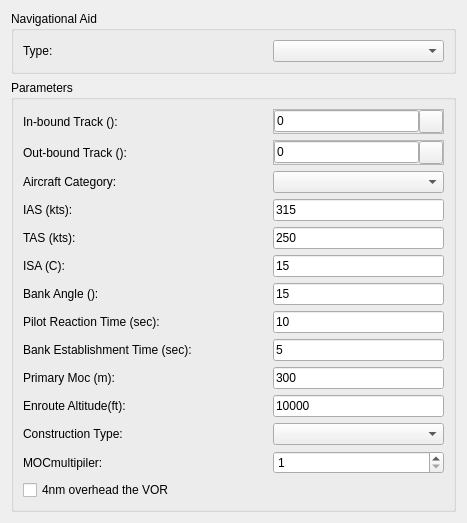
<?xml version="1.0" encoding="UTF-8"?>
<ui version="4.0">
 <class>Form</class>
 <widget class="QWidget" name="Form">
  <property name="geometry">
   <rect>
    <x>0</x>
    <y>0</y>
    <width>467</width>
    <height>476</height>
   </rect>
  </property>
  <property name="font">
   <font>
    <family>Arial</family>
    <weight>50</weight>
    <bold>false</bold>
   </font>
  </property>
  <property name="windowTitle">
   <string>Form</string>
  </property>
  <layout class="QVBoxLayout" name="verticalLayout">
   <item>
    <widget class="QGroupBox" name="gbNavAid">
     <property name="title">
      <string>Navigational Aid</string>
     </property>
     <layout class="QVBoxLayout" name="verticalLayoutNavAid">
      <item>
       <widget class="QFrame" name="frameNavAidType">
        <property name="frameShape">
         <enum>QFrame::NoFrame</enum>
        </property>
        <property name="frameShadow">
         <enum>QFrame::Raised</enum>
        </property>
        <layout class="QHBoxLayout" name="horizontalLayout_62">
         <property name="spacing">
          <number>0</number>
         </property>
         <property name="margin">
          <number>0</number>
         </property>
         <item>
          <widget class="QLabel" name="label_70">
           <property name="minimumSize">
            <size>
             <width>250</width>
             <height>0</height>
            </size>
           </property>
           <property name="font">
            <font>
             <weight>50</weight>
             <bold>false</bold>
            </font>
           </property>
           <property name="text">
            <string>Type:</string>
           </property>
          </widget>
         </item>
         <item>
          <widget class="QComboBox" name="cmbNavAidType">
           <property name="sizePolicy">
            <sizepolicy hsizetype="Expanding" vsizetype="Fixed">
             <horstretch>0</horstretch>
             <verstretch>0</verstretch>
            </sizepolicy>
           </property>
           <property name="font">
            <font>
             <weight>50</weight>
             <bold>false</bold>
            </font>
           </property>
          </widget>
         </item>
        </layout>
       </widget>
      </item>
     </layout>
    </widget>
   </item>
   <item>
    <widget class="QGroupBox" name="gbParameters">
     <property name="font">
      <font>
       <family>Arial</family>
       <weight>50</weight>
       <bold>false</bold>
      </font>
     </property>
     <property name="title">
      <string>Parameters</string>
     </property>
     <layout class="QVBoxLayout" name="vl_gbParameters">
      <item>
       <widget class="QFrame" name="frameInTrack">
        <property name="frameShape">
         <enum>QFrame::NoFrame</enum>
        </property>
        <property name="frameShadow">
         <enum>QFrame::Raised</enum>
        </property>
        <layout class="QHBoxLayout" name="horizontalLayout_64">
         <property name="spacing">
          <number>0</number>
         </property>
         <property name="margin">
          <number>0</number>
         </property>
         <item>
          <widget class="QLabel" name="label_72">
           <property name="minimumSize">
            <size>
             <width>250</width>
             <height>0</height>
            </size>
           </property>
           <property name="font">
            <font>
             <weight>50</weight>
             <bold>false</bold>
            </font>
           </property>
           <property name="text">
            <string>In-bound Track ():</string>
           </property>
          </widget>
         </item>
         <item>
          <widget class="QFrame" name="frameTrack_2">
           <property name="frameShape">
            <enum>QFrame::StyledPanel</enum>
           </property>
           <property name="frameShadow">
            <enum>QFrame::Raised</enum>
           </property>
           <layout class="QHBoxLayout" name="horizontalLayout_11">
            <property name="spacing">
             <number>0</number>
            </property>
            <property name="margin">
             <number>0</number>
            </property>
            <item>
             <widget class="QLineEdit" name="txtInBound">
              <property name="enabled">
               <bool>true</bool>
              </property>
              <property name="font">
               <font>
                <weight>50</weight>
                <bold>false</bold>
               </font>
              </property>
              <property name="text">
               <string>0</string>
              </property>
             </widget>
            </item>
            <item>
             <widget class="QToolButton" name="btnCaptureInBound">
              <property name="text">
               <string/>
              </property>
              <property name="icon">
               <iconset>
                <normaloff>:/gnss_item/coordinate_capture.png</normaloff>:/gnss_item/coordinate_capture.png</iconset>
              </property>
             </widget>
            </item>
           </layout>
          </widget>
         </item>
        </layout>
       </widget>
      </item>
      <item>
       <widget class="QFrame" name="frameOutTrack">
        <property name="frameShape">
         <enum>QFrame::NoFrame</enum>
        </property>
        <property name="frameShadow">
         <enum>QFrame::Raised</enum>
        </property>
        <layout class="QHBoxLayout" name="horizontalLayout_65">
         <property name="spacing">
          <number>0</number>
         </property>
         <property name="margin">
          <number>0</number>
         </property>
         <item>
          <widget class="QLabel" name="label_73">
           <property name="sizePolicy">
            <sizepolicy hsizetype="Fixed" vsizetype="Preferred">
             <horstretch>0</horstretch>
             <verstretch>0</verstretch>
            </sizepolicy>
           </property>
           <property name="minimumSize">
            <size>
             <width>250</width>
             <height>0</height>
            </size>
           </property>
           <property name="font">
            <font>
             <weight>50</weight>
             <bold>false</bold>
            </font>
           </property>
           <property name="text">
            <string>Out-bound Track ():</string>
           </property>
          </widget>
         </item>
         <item>
          <widget class="QFrame" name="frameTrack_3">
           <property name="frameShape">
            <enum>QFrame::StyledPanel</enum>
           </property>
           <property name="frameShadow">
            <enum>QFrame::Raised</enum>
           </property>
           <layout class="QHBoxLayout" name="horizontalLayout_12">
            <property name="spacing">
             <number>0</number>
            </property>
            <property name="margin">
             <number>0</number>
            </property>
            <item>
             <widget class="QLineEdit" name="txtOutBound">
              <property name="enabled">
               <bool>true</bool>
              </property>
              <property name="font">
               <font>
                <weight>50</weight>
                <bold>false</bold>
               </font>
              </property>
              <property name="text">
               <string>0</string>
              </property>
             </widget>
            </item>
            <item>
             <widget class="QToolButton" name="btnCaptureOutBound">
              <property name="text">
               <string/>
              </property>
              <property name="icon">
               <iconset>
                <normaloff>:/gnss_item/coordinate_capture.png</normaloff>:/gnss_item/coordinate_capture.png</iconset>
              </property>
             </widget>
            </item>
           </layout>
          </widget>
         </item>
        </layout>
       </widget>
      </item>
      <item>
       <widget class="QFrame" name="frameAircraftCategory">
        <property name="frameShape">
         <enum>QFrame::NoFrame</enum>
        </property>
        <property name="frameShadow">
         <enum>QFrame::Raised</enum>
        </property>
        <layout class="QHBoxLayout" name="horizontalLayout_61">
         <property name="spacing">
          <number>0</number>
         </property>
         <property name="margin">
          <number>0</number>
         </property>
         <item>
          <widget class="QLabel" name="label_69">
           <property name="minimumSize">
            <size>
             <width>250</width>
             <height>0</height>
            </size>
           </property>
           <property name="font">
            <font>
             <weight>50</weight>
             <bold>false</bold>
            </font>
           </property>
           <property name="text">
            <string>Aircraft Category:</string>
           </property>
          </widget>
         </item>
         <item>
          <widget class="QComboBox" name="cmbAircraftCategory">
           <property name="sizePolicy">
            <sizepolicy hsizetype="Expanding" vsizetype="Fixed">
             <horstretch>0</horstretch>
             <verstretch>0</verstretch>
            </sizepolicy>
           </property>
           <property name="font">
            <font>
             <weight>50</weight>
             <bold>false</bold>
            </font>
           </property>
          </widget>
         </item>
        </layout>
       </widget>
      </item>
      <item>
       <widget class="QFrame" name="frameIas">
        <property name="frameShape">
         <enum>QFrame::NoFrame</enum>
        </property>
        <property name="frameShadow">
         <enum>QFrame::Raised</enum>
        </property>
        <layout class="QHBoxLayout" name="horizontalLayout_60">
         <property name="spacing">
          <number>0</number>
         </property>
         <property name="margin">
          <number>0</number>
         </property>
         <item>
          <widget class="QLabel" name="label_68">
           <property name="minimumSize">
            <size>
             <width>250</width>
             <height>0</height>
            </size>
           </property>
           <property name="font">
            <font>
             <weight>50</weight>
             <bold>false</bold>
            </font>
           </property>
           <property name="text">
            <string>IAS (kts):</string>
           </property>
          </widget>
         </item>
         <item>
          <widget class="QLineEdit" name="txtIas">
           <property name="font">
            <font>
             <weight>50</weight>
             <bold>false</bold>
            </font>
           </property>
           <property name="text">
            <string>315</string>
           </property>
          </widget>
         </item>
        </layout>
       </widget>
      </item>
      <item>
       <widget class="QFrame" name="frameTas">
        <property name="frameShape">
         <enum>QFrame::NoFrame</enum>
        </property>
        <property name="frameShadow">
         <enum>QFrame::Raised</enum>
        </property>
        <layout class="QHBoxLayout" name="horizontalLayoutTas">
         <property name="spacing">
          <number>0</number>
         </property>
         <property name="margin">
          <number>0</number>
         </property>
         <item>
          <widget class="QLabel" name="label_76">
           <property name="minimumSize">
            <size>
             <width>250</width>
             <height>0</height>
            </size>
           </property>
           <property name="font">
            <font>
             <weight>50</weight>
             <bold>false</bold>
            </font>
           </property>
           <property name="text">
            <string>TAS (kts):</string>
           </property>
          </widget>
         </item>
         <item>
          <widget class="QLineEdit" name="txtTas">
           <property name="font">
            <font>
             <weight>50</weight>
             <bold>false</bold>
            </font>
           </property>
           <property name="text">
            <string>250</string>
           </property>
          </widget>
         </item>
        </layout>
       </widget>
      </item>
      <item>
       <widget class="QFrame" name="frameIsa">
        <property name="frameShape">
         <enum>QFrame::NoFrame</enum>
        </property>
        <property name="frameShadow">
         <enum>QFrame::Raised</enum>
        </property>
        <layout class="QHBoxLayout" name="horizontalLayout_72">
         <property name="spacing">
          <number>0</number>
         </property>
         <property name="margin">
          <number>0</number>
         </property>
         <item>
          <widget class="QLabel" name="label_80">
           <property name="minimumSize">
            <size>
             <width>250</width>
             <height>0</height>
            </size>
           </property>
           <property name="font">
            <font>
             <weight>50</weight>
             <bold>false</bold>
            </font>
           </property>
           <property name="text">
            <string>ISA (C):</string>
           </property>
          </widget>
         </item>
         <item>
          <widget class="QLineEdit" name="txtIsa">
           <property name="font">
            <font>
             <weight>50</weight>
             <bold>false</bold>
            </font>
           </property>
           <property name="text">
            <string>15</string>
           </property>
          </widget>
         </item>
        </layout>
       </widget>
      </item>
      <item>
       <widget class="QFrame" name="frameBankAngle">
        <property name="frameShape">
         <enum>QFrame::NoFrame</enum>
        </property>
        <property name="frameShadow">
         <enum>QFrame::Raised</enum>
        </property>
        <layout class="QHBoxLayout" name="horizontalLayoutBankAngle">
         <property name="spacing">
          <number>0</number>
         </property>
         <property name="margin">
          <number>0</number>
         </property>
         <item>
          <widget class="QLabel" name="label_84">
           <property name="minimumSize">
            <size>
             <width>250</width>
             <height>0</height>
            </size>
           </property>
           <property name="font">
            <font>
             <weight>50</weight>
             <bold>false</bold>
            </font>
           </property>
           <property name="text">
            <string>Bank Angle ():</string>
           </property>
          </widget>
         </item>
         <item>
          <widget class="QLineEdit" name="txtBankAngle">
           <property name="font">
            <font>
             <weight>50</weight>
             <bold>false</bold>
            </font>
           </property>
           <property name="text">
            <string>15</string>
           </property>
          </widget>
         </item>
        </layout>
       </widget>
      </item>
      <item>
       <widget class="QFrame" name="framePilotTime">
        <property name="frameShape">
         <enum>QFrame::NoFrame</enum>
        </property>
        <property name="frameShadow">
         <enum>QFrame::Raised</enum>
        </property>
        <layout class="QHBoxLayout" name="horizontalLayoutPilotTime">
         <property name="spacing">
          <number>0</number>
         </property>
         <property name="margin">
          <number>0</number>
         </property>
         <item>
          <widget class="QLabel" name="label_81">
           <property name="minimumSize">
            <size>
             <width>250</width>
             <height>0</height>
            </size>
           </property>
           <property name="font">
            <font>
             <weight>50</weight>
             <bold>false</bold>
            </font>
           </property>
           <property name="text">
            <string>Pilot Reaction Time (sec):</string>
           </property>
          </widget>
         </item>
         <item>
          <widget class="QLineEdit" name="txtPilotTime">
           <property name="font">
            <font>
             <weight>50</weight>
             <bold>false</bold>
            </font>
           </property>
           <property name="text">
            <string>10</string>
           </property>
          </widget>
         </item>
        </layout>
       </widget>
      </item>
      <item>
       <widget class="QFrame" name="frameBankEstTime">
        <property name="frameShape">
         <enum>QFrame::NoFrame</enum>
        </property>
        <property name="frameShadow">
         <enum>QFrame::Raised</enum>
        </property>
        <layout class="QHBoxLayout" name="horizontalLayoutBankEstTime">
         <property name="spacing">
          <number>0</number>
         </property>
         <property name="margin">
          <number>0</number>
         </property>
         <item>
          <widget class="QLabel" name="label_87">
           <property name="minimumSize">
            <size>
             <width>250</width>
             <height>0</height>
            </size>
           </property>
           <property name="font">
            <font>
             <weight>50</weight>
             <bold>false</bold>
            </font>
           </property>
           <property name="text">
            <string>Bank Establishment Time (sec):</string>
           </property>
          </widget>
         </item>
         <item>
          <widget class="QLineEdit" name="txtBankEstTime">
           <property name="font">
            <font>
             <weight>50</weight>
             <bold>false</bold>
            </font>
           </property>
           <property name="text">
            <string>5</string>
           </property>
          </widget>
         </item>
        </layout>
       </widget>
      </item>
      <item>
       <widget class="QFrame" name="framePrimaryMoc">
        <property name="frameShape">
         <enum>QFrame::NoFrame</enum>
        </property>
        <property name="frameShadow">
         <enum>QFrame::Raised</enum>
        </property>
        <layout class="QHBoxLayout" name="horizontalLayoutPrimaryMoc">
         <property name="spacing">
          <number>0</number>
         </property>
         <property name="margin">
          <number>0</number>
         </property>
         <item>
          <widget class="QLabel" name="label_82">
           <property name="minimumSize">
            <size>
             <width>250</width>
             <height>0</height>
            </size>
           </property>
           <property name="font">
            <font>
             <weight>50</weight>
             <bold>false</bold>
            </font>
           </property>
           <property name="text">
            <string>Primary Moc (m):</string>
           </property>
          </widget>
         </item>
         <item>
          <widget class="QLineEdit" name="txtPrimaryMoc">
           <property name="font">
            <font>
             <weight>50</weight>
             <bold>false</bold>
            </font>
           </property>
           <property name="text">
            <string>300</string>
           </property>
          </widget>
         </item>
        </layout>
       </widget>
      </item>
      <item>
       <widget class="QFrame" name="frameEnrouteAltitude">
        <property name="frameShape">
         <enum>QFrame::NoFrame</enum>
        </property>
        <property name="frameShadow">
         <enum>QFrame::Raised</enum>
        </property>
        <layout class="QHBoxLayout" name="horizontalLayoutEnrouteAltitude">
         <property name="spacing">
          <number>0</number>
         </property>
         <property name="margin">
          <number>0</number>
         </property>
         <item>
          <widget class="QLabel" name="label_88">
           <property name="minimumSize">
            <size>
             <width>250</width>
             <height>0</height>
            </size>
           </property>
           <property name="font">
            <font>
             <weight>50</weight>
             <bold>false</bold>
            </font>
           </property>
           <property name="text">
            <string>Enroute Altitude(ft):</string>
           </property>
          </widget>
         </item>
         <item>
          <widget class="QLineEdit" name="txtEnrouteAltitude">
           <property name="font">
            <font>
             <weight>50</weight>
             <bold>false</bold>
            </font>
           </property>
           <property name="text">
            <string>10000</string>
           </property>
          </widget>
         </item>
        </layout>
       </widget>
      </item>
      <item>
       <widget class="QFrame" name="frameConstruction">
        <property name="frameShape">
         <enum>QFrame::NoFrame</enum>
        </property>
        <property name="frameShadow">
         <enum>QFrame::Raised</enum>
        </property>
        <layout class="QHBoxLayout" name="horizontalLayout_75">
         <property name="spacing">
          <number>0</number>
         </property>
         <property name="margin">
          <number>0</number>
         </property>
         <item>
          <widget class="QLabel" name="label_83">
           <property name="minimumSize">
            <size>
             <width>250</width>
             <height>0</height>
            </size>
           </property>
           <property name="font">
            <font>
             <weight>50</weight>
             <bold>false</bold>
            </font>
           </property>
           <property name="text">
            <string>Construction Type:</string>
           </property>
          </widget>
         </item>
         <item>
          <widget class="QComboBox" name="cmbConstruction">
           <property name="sizePolicy">
            <sizepolicy hsizetype="Expanding" vsizetype="Fixed">
             <horstretch>0</horstretch>
             <verstretch>0</verstretch>
            </sizepolicy>
           </property>
           <property name="font">
            <font>
             <weight>50</weight>
             <bold>false</bold>
            </font>
           </property>
          </widget>
         </item>
        </layout>
       </widget>
      </item>
      <item>
       <widget class="QFrame" name="frameMOCmultipiler">
        <property name="frameShape">
         <enum>QFrame::NoFrame</enum>
        </property>
        <property name="frameShadow">
         <enum>QFrame::Raised</enum>
        </property>
        <layout class="QHBoxLayout" name="horizontalLayoutMOCmultipiler">
         <property name="spacing">
          <number>0</number>
         </property>
         <property name="margin">
          <number>0</number>
         </property>
         <item>
          <widget class="QLabel" name="label_85">
           <property name="minimumSize">
            <size>
             <width>250</width>
             <height>0</height>
            </size>
           </property>
           <property name="font">
            <font>
             <weight>50</weight>
             <bold>false</bold>
            </font>
           </property>
           <property name="text">
            <string>MOCmultipiler:</string>
           </property>
          </widget>
         </item>
         <item>
          <widget class="QSpinBox" name="mocSpinBox">
           <property name="minimum">
            <number>1</number>
           </property>
           <property name="value">
            <number>1</number>
           </property>
          </widget>
         </item>
        </layout>
       </widget>
      </item>
      <item>
       <widget class="QCheckBox" name="chbOverhead">
        <property name="minimumSize">
         <size>
          <width>0</width>
          <height>0</height>
         </size>
        </property>
        <property name="font">
         <font>
          <weight>50</weight>
          <bold>false</bold>
         </font>
        </property>
        <property name="text">
         <string>4nm overhead the VOR</string>
        </property>
       </widget>
      </item>
     </layout>
    </widget>
   </item>
  </layout>
 </widget>
 <resources/>
 <connections/>
</ui>
